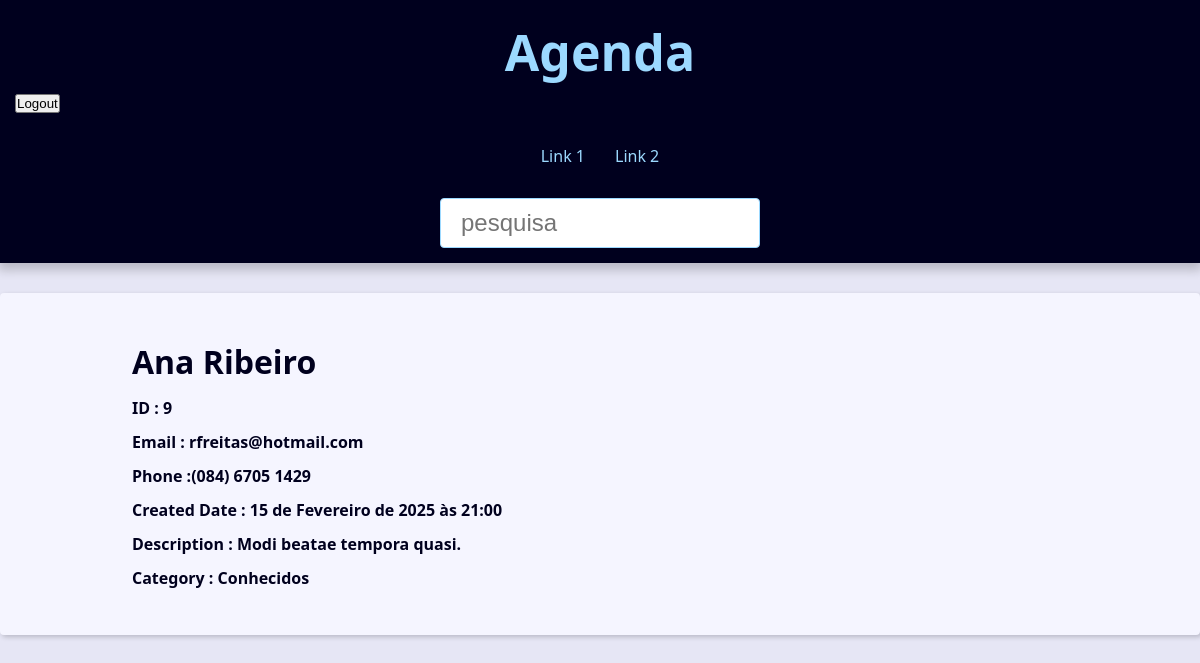
The page /agenda/9/ (signed in) on the database its author committed.
### contact/models.py (models this page shows, shortened)
class Contact(models.Model):
  first_name = models.CharField(max_length=50)
  last_name = models.CharField(max_length=50,blank=True)
  phone = models.CharField(max_length=50)
  email = models.EmailField(max_length=254, blank=True)
  created_date = models.DateTimeField(default=timezone.now)  # Django executa a função timezone.now() quando o objeto Contato é criado
  description = models.TextField(blank=True)
  show = models.BooleanField(default=True)
  picture = models.ImageField(blank=True,upload_to='pictures/%Y/%m') # Depende do pillow
  category = models.ForeignKey(Category,
  on_delete=models.SET_NULL,  # Tipos de on_delete => 1) CASCADE 2) SET_NULL 3) PROTECT 4 ) SET_DEFAULT
  blank=True,null=True)
  owner = models.ForeignKey(User,on_delete=models.SET_NULL,blank=True,null=True)
  class Meta:
    verbose_name = 'Contact'
    verbose_name_plural = 'Contacts'

class Category(models.Model):
  name = models.CharField(max_length=50)
  class Meta:
    verbose_name = 'Category'
    verbose_name_plural = 'Categories'

### contact/views/contact_views.py (the view)
# urls.py: path('<int:contact_id>/',views.contact,name='contact'),
@login_required
def contact(request,contact_id):
  single_contact = get_object_or_404(Contact,pk=contact_id,show=True) # Se não houver id existente levanta erro 404
  contact_name = f'{single_contact.first_name} {single_contact.last_name} - '
  context = {
    'contact': single_contact,
    'site_title':contact_name
  }
  return render(request, 'contact/contact.html',context)

### contact/templates/contact/contact.html
{% extends 'global/base.html' %} {% block content %}
<div class="single-contact">
  <h1 class="single-contact-name">
    {{ contact.first_name}} {{ contact.last_name}}
  </h1>
  <p><b>ID : {{contact.id}}</b></p>
  <p><b>Email : {{contact.email}}</b></p>
  <p><b>Phone :{{contact.phone}}</b></p>
  <p><b>Created Date : {{contact.created_date}}</b></p>
  <p><b>Description : {{contact.description}}</b></p>
  <p><b>Category : {{contact.category.name}}</b></p>
</div>
{% endblock content %}

### base_static/global/css/style.css (style rules this page uses)
:root { --spacing: 1.5rem; --link-dark-color: rgb(0, 83, 134); --link-light-color: rgb(156, 217, 255); --clr-white: rgb(245, 245, 255); --clr-black: rgb(0, 0, 30); --clr-light-gray: rgb(230, 230, 245); --clr-dark-shadow-5: rgba(0, 0, 10, 5%); --clr-dark-shadow-10: rgba(0, 0, 10, 10%); --clr-dark-shadow-20: rgba(0, 0, 10, 20%); --clr-light-shadow-5: rgba(200, 200, 255, 5%); --clr-light-shadow-10: rgba(200, 200, 255, 10%); --clr-light-shadow-20: rgba(200, 200, 255, 20%); --main-page-width: 120rem; --table-min-width: 60rem; --biggest-font-size: 5rem; --bigger-font-size: 4rem; --big-font-size: 3.2rem; --medium-font-size: 2.4rem; --small-font-size: 1.6rem; --smaller-font-size: 1.4rem; --smallest-font-size: 1.2rem; --transition-fast: 300ms; --transition-medium: 600ms; --transition-slow: 1s; --default-border-radius: 4px; }
*, *::before, *::after { margin: 0; padding: 0; box-sizing: border-box; }
html { font-size: 62.5%; }
body { font-family: system-ui, -apple-system, BlinkMacSystemFont, 'Segoe UI', Roboto, Oxygen, Ubuntu, Cantarell, 'Open Sans', 'Helvetica Neue', sans-serif; line-height: 1.5; font-size: var(--small-font-size); color: var(--clr-black); -webkit-font-smoothing: antialiased; background: var(--clr-light-gray); }
@media (min-width: 600px) { .single-contact { max-width: 80%; margin: calc(var(--spacing) * 2) auto; } }
.single-contact h1 { margin: 1rem 0; }
.single-contact p { margin: 1rem 0; }

### rows shown on the page
Contact: first_name "Ana", last_name "Ribeiro", id "9", email "rfreitas@hotmail.com", phone "(084) 6705 1429", created_date "15 de Fevereiro de 2025 às 21:00", description "Modi beatae tempora quasi."
Category: category.name "Conhecidos"
